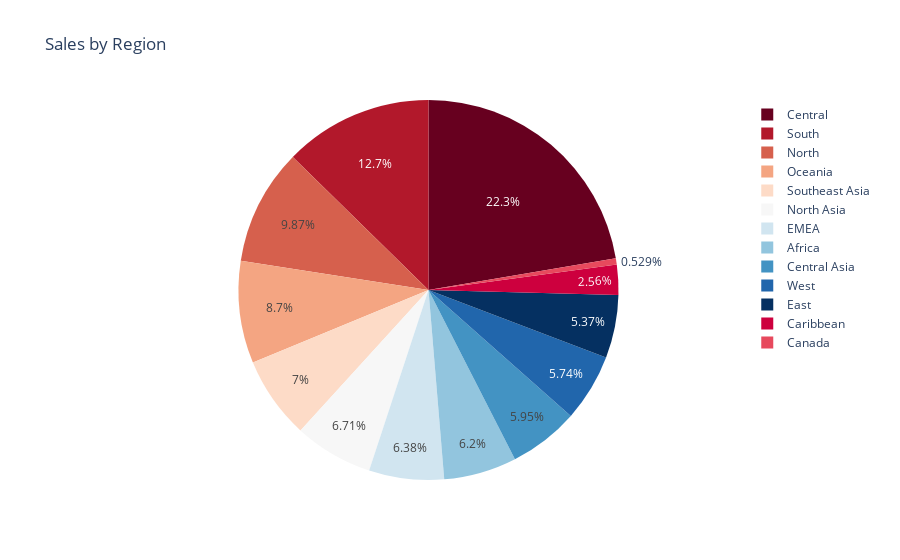

The notebook cell saved with this chart:
### Code cell
#3. Plotly: Interactive Pie chart for Sales by Region
import plotly.express as px

# Group data by Region and calculate the total sales for each region
region_sales = df.groupby('Region')['Sales'].sum().reset_index()

# Create an interactive pie chart to visualize sales distribution across regions
fig = px.pie(region_sales, names='Region', values='Sales', title='Sales by Region', 
             color_discrete_sequence=px.colors.sequential.RdBu)

# Display the interactive pie chart
fig.show()

### Figure 1 — Plotly figure (JSON) as saved in the notebook; plotly's stock layout.template omitted (floating-point values rounded to 4 significant figures)
{"data": [{"domain": {"x": [0, 1], "y": [0, 1]}, "hovertemplate": "Region=%{label}<br>Sales=%{value}<extra></extra>", "labels": ["Africa", "Canada", "Caribbean", "Central", "Central Asia", "EMEA", "East", "North", "North Asia", "Oceania", "South", "Southeast Asia", "West"], "legendgroup": "", "name": "", "showlegend": true, "type": "pie", "values": [783776, 66932, 324281, 2822399, 752839, 806184, 678834, 1248192, 848349, 1100207, 1600960, 884438, 725514]}], "layout": {"legend": {"tracegroupgap": 0}, "piecolorway": ["rgb(103,0,31)", "rgb(178,24,43)", "rgb(214,96,77)", "rgb(244,165,130)", "rgb(253,219,199)", "rgb(247,247,247)", "rgb(209,229,240)", "rgb(146,197,222)", "rgb(67,147,195)", "rgb(33,102,172)", "rgb(5,48,97)"], "title": {"text": "Sales by Region"}}}
